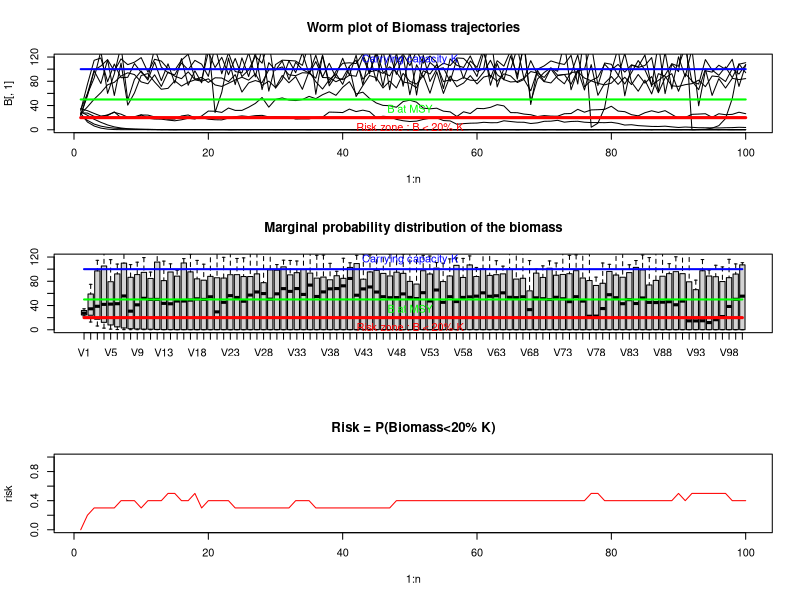

R code for this plot:
# Simulation from a dynamic Biomass Production Model
# Stochastic model with multiple trajectories

# E. Rivot - November 2023

# -------------------------------------------------
rm(list=ls())
# Number of years of projections
n <- 100

# Number of trajectories
n.traj <- 10

B <- array(data=NA, dim = c(n,1))

# Parameters for the Schaeffer model
K <- 100
C_MSY <- 10
r <- 4*C_MSY/K
B_MSY <- K/2
h_MSY <- C_MSY/B_MSY
h_MSY

# --------------------------------------------------
# --------------------------------------------------

# biomass first year
# B[1] = alpha*K
alpha <- 0.25

# --------------------------------------------------
# --------------------------------------------------

# Definition of a precautionary threshold
B_risk <- 0.20*K

# --------------------------------------------------
# --------------------------------------------------

# Harvest scenarios
# The values in h define a scenario (Ct = ht*Bt)
# In our case, h_MSY = 0.2
h <- 0.15

# Definition of harvest rate for t = 1 to n
h <- array(data = h, dim = c(n,n.traj))

# --------------------------------------------------
# --------------------------------------------------

# Noise
# 2 different levels of "noise"

# 1 - UNCERTAINTY ON PARAMETERS VALUES
# Values of parameters randomly drawn for each trajectory
# DOES not propagate through the dynamics

 sd.r <- 1
 sd.K <- 10

r.traj <- rnorm(mean=r,sd = sd.r, n=n.traj)
K.traj <- rnorm(mean=K,sd = sd.K, n=n.traj)

# 2 - ENVIRONMENTAL STOCHASTICITY
# Propagates through the dynamics

sd.noise = 0.15
# sd.noise = 0.01
# sd.noise = 0.05
# sd.noise = 0.10



# --------------------------------------------------
# --------------------------------------------------



# Definition of variable B[t] for t =1 to n
B <- array(NA,dim=c(n,n.traj))


# -----------------------------------------
# Loop on the trajectories

for (traj in 1:n.traj)
{

# Initial Biomass
# B[1,traj] <- alpha*K + rnorm(1,mean=0,sd=sd.noise)
B[1,traj] <- alpha*K*exp(rnorm(1,mean=0,sd=sd.noise))

# Dynamic evolution of the biomass (within one trajectory)
for (t in 1:(n-1))
{
# With a normal random noise
# Bnew <- B[t,traj] + r.traj[traj]*B[t,traj]*(1-B[t,traj]/K.traj[traj]) - h[t,traj]*B[t,traj] + rnorm(1,mean=0,sd=sd.noise)

# With a logNormal random noise
# Bnew <- (B[t,traj] + r.traj[traj]*B[t,traj]*(1-B[t,traj]/K.traj[traj]) - h[t,traj]*B[t,traj])*exp(rnorm(1,mean=0,sd=sd.noise))

# With LogNormal random noise + "trick" to avoid negative biomass
Bm_new <- max( (B[t,traj] + r.traj[traj]*B[t,traj]*(1-B[t,traj]/K.traj[traj]) - h[t,traj]*B[t,traj]) , 0.001*K )  
log_Bnew <- rnorm(1,mean=log(Bm_new),sd=sd.noise)
# Equivalent to log_Bnew <- log(Bm_new) + rnorm(1,mean=0,sd=sd.noise)
B[t+1,traj] <- exp(log_Bnew)
}

}
# -----------------------------------------



# Plot the biomass trajectories
# -----------------------------

# windows()
par(mfrow = c(3,1))

# Worm plot

plot(1:n, B[,1], type = "l", ylim = c(0,1.2*K), main = "Worm plot of Biomass trajectories")

for (traj in 2:n.traj) {
points(1:n, B[,traj], type = "l")
}
points(1:n,rep(K,times=n), col = "blue", type = "l", lwd = 2)
text(n/2,K,"Carrying capacity K", pos = 3, col = "blue")
points(1:n,rep(B_MSY,times=n), col = "green", type = "l", lwd = 2)
text(n/2,B_MSY,"B at MSY", pos = 1, col = "green")
points(1:n,rep(B_risk,times=n), col = "red", type = "l", lwd = 3)
text(n/2,B_risk,"Risk zone : B < 20% K", pos = 1, col="red")

# Boxplot

boxplot(as.data.frame(t(B)), main = "Marginal probability distribution of the biomass", ylim = c(0,1.2*K), outline=F)
points(1:n,rep(K,times=n), col = "blue", type = "l", lwd = 2)
text(n/2,K,"Carrying capacity K", pos = 3, col = "blue")
points(1:n,rep(B_MSY,times=n), col = "green", type = "l", lwd = 2)
text(n/2,B_MSY,"B at MSY", pos = 1, col = "green")
points(1:n,rep(B_risk,times=n), col = "red", type = "l", lwd = 3)
text(n/2,B_risk,"Risk zone : B < 20% K", pos = 1, col = "red")


# plot risk = P(B<B_risk)
# -----------------------
# windows()
# par(mfrow = c(1,1))
seuil <- B_risk
risk <- apply(  as.data.frame(B) < seuil  , MARGIN=1, FUN=mean)
plot(1:n,risk, ylim = c(0,1), main = "Risk = P(Biomass<20% K)", type = "l", col = "red")




